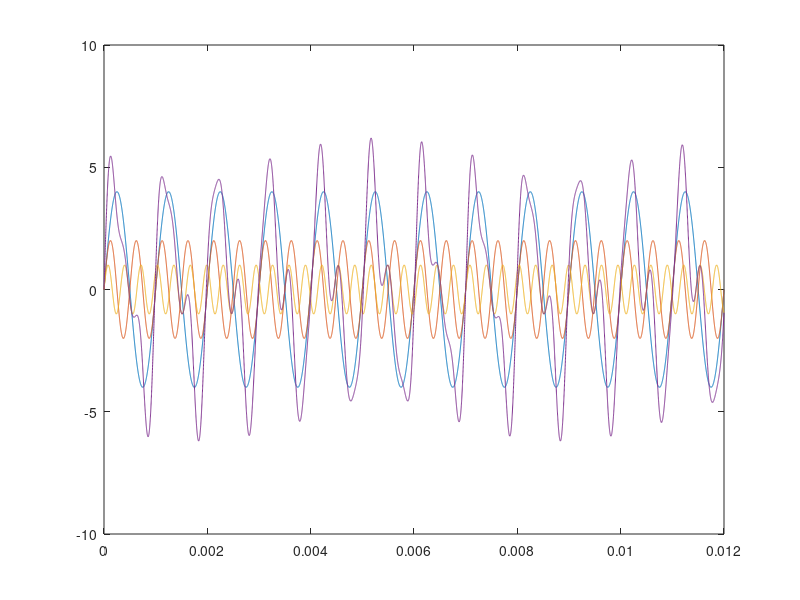

Recreate this plot in MATLAB.
t=0:1e-6:12e-3;
x1= 4*sin(2000*pi*t);
x2=2*sin(4000*pi*t);
x3=sin(6000*pi*t*pi/3);
x = x1+x2+x3  ;
plot(t,x1,t,x2,t,x3,t,x)